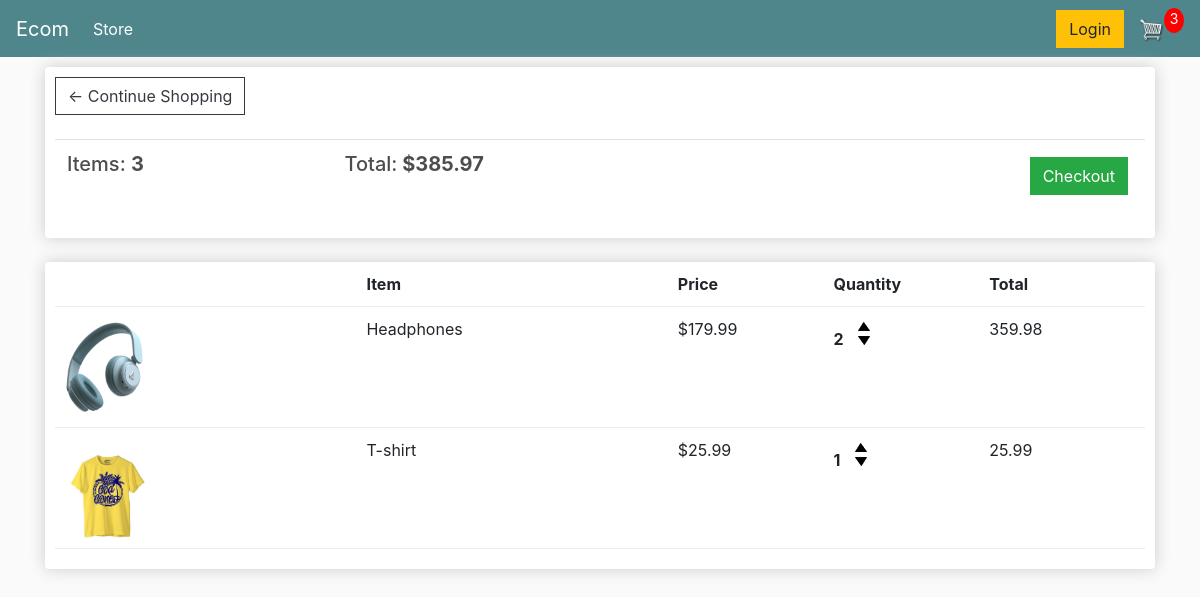
The app's page /cart/ (signed in), older data.
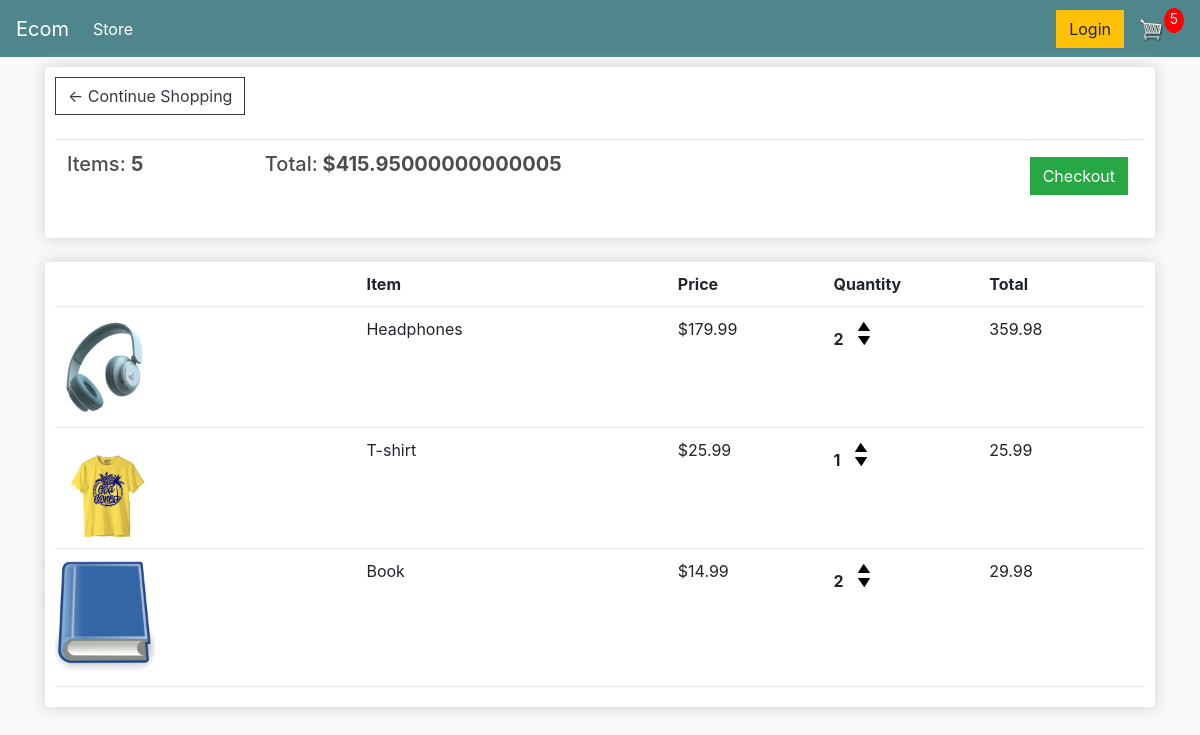
The same page, newer data.
### store/models.py (models this page shows, shortened)
class Order(models.Model):
    customer = models.ForeignKey(Customer, on_delete=models.SET_NULL, blank=True, null=True)
    date_ordered = models.DateTimeField(auto_now_add=True)
    complete = models.BooleanField(default=False, null=True, blank=False)
    transaction_id = models.CharField(max_length=200, null=True)
    @property
    def get_cart_total(self):
        orderitems = self.orderitem_set.all()
        total = sum([item.get_total for item in orderitems])
        return total
    @property
    def get_cart_items(self):
        orderitems = self.orderitem_set.all()
        total = sum([item.quantity for item in orderitems])
        return total

class OrderItem(models.Model):
    product = models.ForeignKey(Product, on_delete=models.SET_NULL, blank=True, null=True)
    order = models.ForeignKey(Order, on_delete=models.SET_NULL, blank=True, null=True)
    quantity = models.IntegerField(default=0, null=True, blank=True)
    date_added = models.DateTimeField(auto_now_add=True)
    @property
    def get_total(self):
        total = self.product.price*self.quantity
        return total

class Product(models.Model):
    name = models.CharField(max_length=200, null=True)
    price = models.FloatField()
    digital = models.BooleanField(default = False, null=True, blank=False)
    image = models.ImageField(null=True, blank=True)
    @property
    def imageURL(self):
        try:
            url = self.image.url
        except:
            url=''
        return url

### store/views.py (the view)
# urls.py: path('cart/', views.cart, name="cart"),
def cart(request):
     if request.user.is_authenticated:
          customer = request.user.customer
          order, created = Order.objects.get_or_create(customer = customer, complete = False)
          items = order.orderitem_set.all()
     else:
          items=[]
          order = {'get_cart_total':0, 'get_cart_items':0, 'shipping': False}
     context = {'items' : items, 'order':order}
     return render(request, 'store/cart.html', context)

### store/templates/store/cart.html
{% extends 'store/main.html' %}
{% load static %}
{% block content %}
    <div class="row">
        <div class="col-lg-12">
            <div class="box-element">
                <a  class="btn btn-outline-dark" href="{% url 'store' %}">&#x2190; Continue Shopping</a>
	        <br>
            <br>
            <table class="table">
                <tr>
                    <th><h5>Items: <strong>{{order.get_cart_items}}</strong></h5></th>
                    <th><h5>Total:<strong> ${{order.get_cart_total}}</strong></h5></th>
                    <th>
                        <a  style="float:right; margin:5px;" class="btn btn-success" href="{% url 'checkout' %}">Checkout</a>
                    </th>
                </tr>
            </table>
            </div>
            <br>
            <div class="box-element">
                <div class="cart-row">
                    <div style="flex:2"></div>
                    <div style="flex:2"><strong>Item</strong></div>
                    <div style="flex:1"><strong>Price</strong></div>
                    <div style="flex:1"><strong>Quantity</strong></div>
                    <div style="flex:1"><strong>Total</strong></div>
                </div>
                {% for item in items %}
                <div class="cart-row">
                    <div style="flex:2"><img class="row-image" src="{{item.product.imageURL}}"></div>
                    <div style="flex:2">{{item.product.name}}</div>
                    <div style="flex:1">${{item.product.price|floatformat:2}}</div>
                    <div style="flex:1">
                        <p class="quantity">{{item.quantity}}</p>
                        <div class="quantity">
                            <img data-product="{{item.product.id}}" data-action="add" class="chg-quantity update-cart" src="{% static  'images/arrow-up.png' %}">
                            <img data-product="{{item.product.id}}" data-action="remove" class="chg-quantity update-cart" src="{% static  'images/arrow-down.png' %}">
                        </div>
                    </div>
                    <div style="flex:1">{{item.get_total}}</div>
                </div>
                {%endfor%}
            </div>
        </div>
    </div>
{% endblock content %}

### store/templates/store/main.html (shortened to what this page needs)
<!DOCTYPE html>
{%load static%}
<html>
<head>
    <link rel="stylesheet" href="https://stackpath.bootstrapcdn.com/bootstrap/4.4.1/css/bootstrap.min.css">
	<link rel="stylesheet" type="text/css" href="{% static 'css/main.css' %}">
</head>
<body>
    <nav class="navbar navbar-expand-lg navbar-dark bg-dark">
  <a class="navbar-brand" href="{% url 'store' %}">Ecom</a>
  <div class="collapse navbar-collapse" id="navbarSupportedContent">
    <ul class="navbar-nav mr-auto">
      <li class="nav-item active">
        <a class="nav-link" href="{% url 'store' %}">Store <span class="sr-only">(current)</span></a>
      </li>
    </ul>
    <div class="form-inline my-2 my-lg-0">
     	<a href="#"class="btn btn-warning">Login</a>
     	<a href="{% url 'cart' %}">
    		<img  id="cart-icon" src="{% static 'images/cart.png' %}">
    	</a>
    	<p id="cart-total">{{order.get_cart_items}}</p>
    </div>
  </div>
</nav>
    <div class="container">
        {% block content %}
        {% endblock content %}
    </div>
</body>
</html></html>

### static/css/main.css (style rules this page uses)
body { background-color: hsl(0, 0%, 98%); }
h1,h2,h3,h4,h5,h6 { color:hsl(0, 0%, 30%); }
.box-element { box-shadow:hsl(0, 0%, 80%) 0 0 16px; background-color: #fff; border-radius: 4px; padding: 10px; }
.bg-dark { background-color: #4f868c!important; }
#cart-icon { width:25px; display: inline-block; margin-left: 15px; }
#cart-total { display: block; text-align: center; color:#fff; background-color: red; width: 20px; height: 25px; border-radius: 50%; font-size: 14px; }
.col-lg-4, .col-lg-6, .col-lg-8, .col-lg-12 { margin-top: 10px; }
.btn { border-radius: 0; }
.row-image { width: 100px; }
.cart-row { display: flex; align-items: flex-stretch; padding-bottom: 10px; margin-bottom: 10px; border-bottom: 1px solid #ececec; }
.quantity { display: inline-block; font-weight: 700; padding-right:10px; }
.chg-quantity { width: 12px; cursor: pointer; display: block; margin-top: 5px; transition:.1s; }

Row changes from the older to the newer data that the page shows:
computed for Order: get_cart_items "3" → "5"; get_cart_total "385.97" → "415.95000000000005"
added OrderItem: product.imageURL (picture), product.name "Book", product.price "14.99", quantity "2", get_total "29.98"
